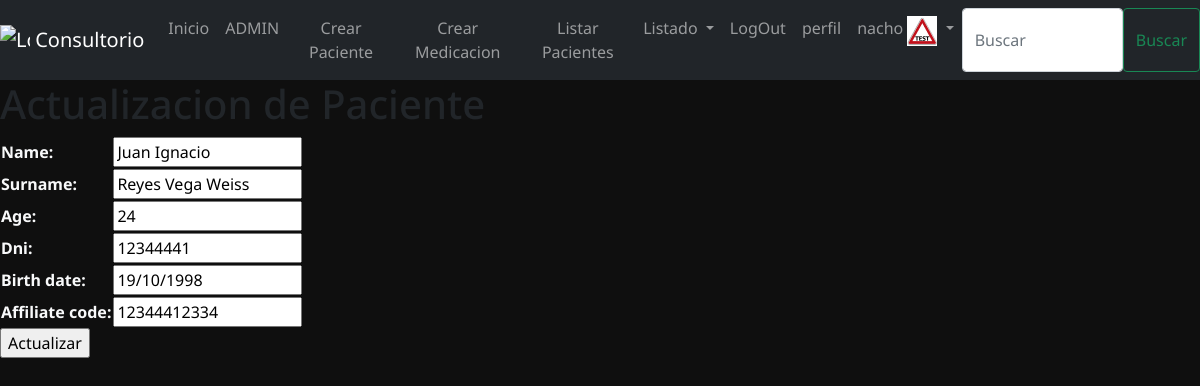
The app's page /update-patient/1/ (signed in) with its own data.
### users/models.py (models this page shows, shortened)
class UserProfile(models.Model):
    user = models.OneToOneField(User, on_delete=models.CASCADE, related_name = "profile")
    age = models.IntegerField(null = True, blank=True)
    dni = models.IntegerField(null = True, blank=True)
    birth_date = models.DateField(null = True, blank=True)
    affiliate_code = models.IntegerField(null = True, blank=True)
    phone = models.CharField(null = True, blank=True, max_length=100)
    profile_img = models.ImageField(upload_to="profile_images", null = True, blank=True)
    class Meta:
        verbose_name = 'Perfil'
        verbose_name_plural = 'Perfiles'

### Consultorio/models.py (models this page shows, shortened)
class Patient(models.Model):
    name = models.CharField(max_length=50, blank=False)
    surname = models.CharField(max_length=50, blank=False)
    age = models.IntegerField(blank=False)
    dni = models.IntegerField(blank=False)
    birth_date = models.DateField(blank=False)
    affiliate_code = models.IntegerField(blank=False)
    user = models.OneToOneField(User, null=True, on_delete=models.CASCADE,blank=True)
    class Meta:
        verbose_name = 'Paciente'
        verbose_name_plural = 'Pacientes'

### Consultorio/views.py (the view)
# urls.py: path("update-patient/<int:pk>/", PatientUpdate.as_view()),
class PatientUpdate(UpdateView):
    model = Patient
    fields = ["name", "surname", "age", "dni", "birth_date", "affiliate_code"]
    template_name= "patients/update_patient.html"
    success_url ="/list-patients/"

### Templates/patients/update_patient.html (shortened to what this page needs)
{% extends 'base.html' %}
{% block content %}
    <h1>Actualizacion de Paciente</h1>
    {% if form %}
        <form class="text-light" method="POST" >
            <table>
                {{form.as_table}}
            </table>
            <input type="submit" value="Actualizar">
        </form>
    {% endif %}
{% endblock %}

### Templates/Base.html (shortened to what this page needs)
<!DOCTYPE html>
<html lang="en">
{% load static %}
<head>
    <link href="https://cdn.jsdelivr.net/npm/bootstrap@5.0.2/dist/css/bootstrap.min.css" rel="stylesheet"
 />
    <link rel="stylesheet" href="https://cdn.jsdelivr.net/npm/bootstrap-icons@1.10.3/font/bootstrap-icons.css" />
    <link rel="stylesheet" href="{% static '/css/styleMain.css' %}">
</head>
{% block header %}
<header id="navbar">
    <nav class="navbar navbar-expand-lg navbar-dark bg-dark flex">
        <a class="navbar-brand" href="/">
            <img src="https://encrypted-tbn0.gstatic.com/images?q=tbn:ANd9GcT5LlQCrw7Yh54_ZSyfxi5tbiYgh6i9SNdgrQ&usqp=CAU"
                width="30" height="30" class="d-inline-block align-top" alt="Logo Coder" />
            Consultorio
        </a>
        <div class="collapse navbar-collapse" id="navbarNavAltMarkup">
            <div class="navbar-nav text-center">
                <a class="nav-item nav-link" href="/">Inicio</a>
                {% if request.user.is_superuser %}
                <a class="nav-item nav-link" href="/admin/">ADMIN</a>
                <a class="nav-item nav-link" href="/create-patient/">Crear Paciente</a>
                <a class="nav-item nav-link" href="/create-medicine/">Crear Medicacion</a>
                {% endif %}
                <a class="nav-item nav-link" href="/list-patients/">Listar Pacientes</a>
                <li class="nav-item dropdown">
                    <a class="nav-link dropdown-toggle" href="#" id="navbarDropdown" role="button"
                        data-toggle="dropdown" aria-haspopup="true" aria-expanded="false">
                        Listado
                    </a>
                </li>
                {% if request.user.is_authenticated %}
                <li class="nav-item">
                    <a class="nav-link" href="/logout/">LogOut</a>
                </li>
                <li class="nav-item">
                    <a class="nav-link" href="/user-profile/">perfil</a>
                </li>
                <li class="nav-item dropdown">
                    <a class="nav-link dropdown-toggle" href="#" id="navbarDropdown" role="button"
                        data-toggle="dropdown" aria-haspopup="true" aria-expanded="false">
                        {{user.username}} {% if request.user.profile.profile_img.url != ""%}
                        <img src="{{request.user.profile.profile_img.url}}" width="30" height="30"
                            class="d-inline-block align-top" alt="Logo Coder" />
                        {% endif %}
                    </a>
                </li>
                {% endif %} {% block navbar %}
                <form class="form-inline my-2 my-lg-0 d-flex" action="" id= "search-bar"method="GET">
                    <input class="form-control mr-sm-2" type="search" placeholder="Buscar" aria-label="Search"
                        name="search" />
                    <button class="btn btn-outline-success my-2 my-sm-0" type="submit">
                        Buscar
                    </button>
                </form>
                {% endblock %}
            </div>
        </div>
    </nav>
</header>
{% endblock header %}
<body class="body">
    {% block content %} {% endblock %}
    <link rel="stylesheet"
        href="https://cdnjs.cloudflare.com/ajax/libs/bootstrap-datepicker/1.4.1/css/bootstrap-datepicker3.css" />
</body>
</html>

### static/css/styleMain.css (style rules this page uses)
.body { font-family: 'Noto Sans', sans-serif; background-color: rgb(15 15 15); }
#navbar { background-color: rgb(113 113 113); position: sticky; top: 0; z-index: 1; }

### records on screen
Patient: name "Juan Ignacio", surname "Reyes Vega Weiss", age "24", dni "12344441", birth_date "19/10/1998", affiliate_code "12344412334"

### other values on screen
{{ user.username }} "nacho"
